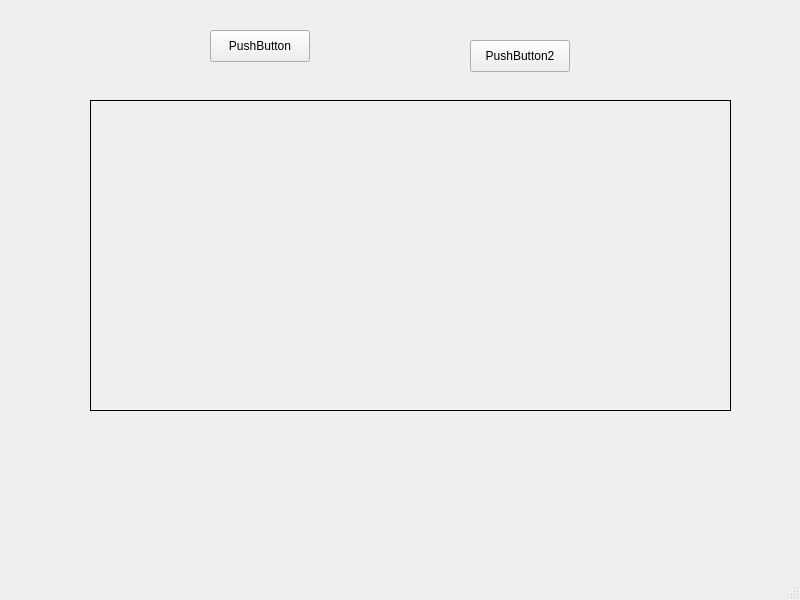
<?xml version="1.0" encoding="UTF-8"?>
<ui version="4.0">
 <class>MainWindow</class>
 <widget class="QMainWindow" name="MainWindow">
  <property name="geometry">
   <rect>
    <x>0</x>
    <y>0</y>
    <width>800</width>
    <height>600</height>
   </rect>
  </property>
  <property name="windowTitle">
   <string>MainWindow</string>
  </property>
  <widget class="QWidget" name="centralwidget">
   <widget class="QPushButton" name="pushButton">
    <property name="geometry">
     <rect>
      <x>210</x>
      <y>30</y>
      <width>100</width>
      <height>32</height>
     </rect>
    </property>
    <property name="text">
     <string>PushButton</string>
    </property>
   </widget>
   <widget class="QLabel" name="label">
    <property name="geometry">
     <rect>
      <x>90</x>
      <y>100</y>
      <width>641</width>
      <height>311</height>
     </rect>
    </property>
    <property name="frameShape">
     <enum>QFrame::Panel</enum>
    </property>
    <property name="text">
     <string/>
    </property>
   </widget>
   <widget class="QPushButton" name="pushButton_2">
    <property name="geometry">
     <rect>
      <x>470</x>
      <y>40</y>
      <width>100</width>
      <height>32</height>
     </rect>
    </property>
    <property name="text">
     <string>PushButton2</string>
    </property>
   </widget>
  </widget>
  <widget class="QMenuBar" name="menubar">
   <property name="geometry">
    <rect>
     <x>0</x>
     <y>0</y>
     <width>800</width>
     <height>24</height>
    </rect>
   </property>
  </widget>
  <widget class="QStatusBar" name="statusbar"/>
 </widget>
 <resources/>
 <connections>
  <connection>
   <sender>pushButton_2</sender>
   <signal>clicked()</signal>
   <receiver>MainWindow</receiver>
   <slot>close()</slot>
   <hints>
    <hint type="sourcelabel">
     <x>519</x>
     <y>79</y>
    </hint>
    <hint type="destinationlabel">
     <x>399</x>
     <y>299</y>
    </hint>
   </hints>
  </connection>
 </connections>
</ui>
